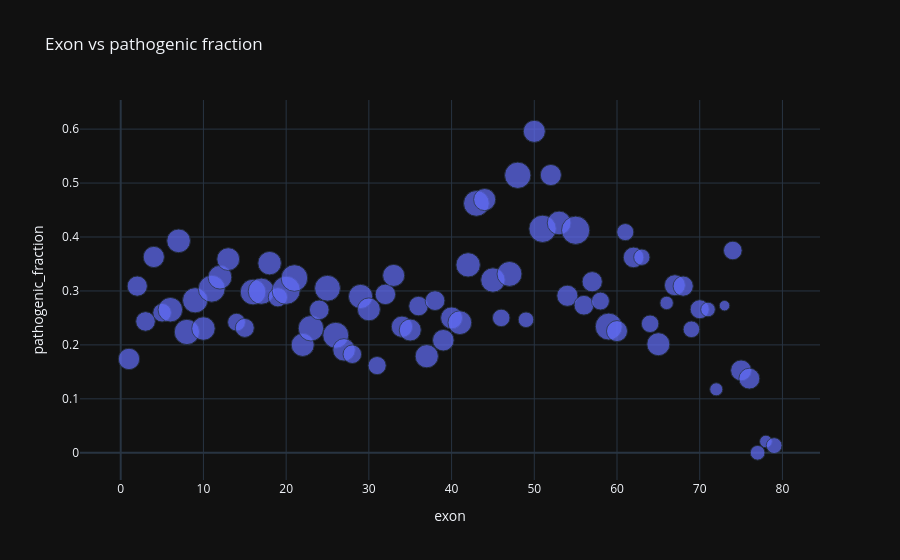

The notebook cell this image was saved under:
### Markdown cell above
## 8. 📊 exon vs pathogenic fraction scatter

### Code cell
tmp = d.dropna(subset=['exon_num']).copy()
tmp['exon'] = tmp['exon_num'].astype(int)
tbl = tmp.groupby('exon').agg(pathogenic_fraction=('pathogenic', 'mean'), count=('var_id', 'size')).reset_index()
fig = px.scatter(tbl, x='exon', y='pathogenic_fraction', size='count', title='Exon vs pathogenic fraction')
fig.show()

### Figure 1 — Plotly figure (JSON) as saved in the notebook; plotly's stock layout.template omitted (floating-point values rounded to 4 significant figures)
{"data": [{"hovertemplate": "exon=%{x}<br>pathogenic_fraction=%{y}<br>count=%{marker.size}<extra></extra>", "legendgroup": "", "marker": {"color": "#636efa", "size": [138, 123, 115, 135, 104, 181, 168, 192, 191, 165, 217, 169, 156, 95, 108, 198, 207, 165, 111, 239, 213, 160, 195, 117, 200, 202, 152, 104, 176, 158, 99, 126, 146, 137, 145, 114, 162, 117, 139, 144, 170, 178, 199, 147, 178, 92, 187, 208, 73, 146, 224, 134, 169, 134, 240, 117, 123, 96, 218, 133, 88, 127, 80, 92, 159, 54, 132, 123, 83, 109, 64, 51, 33, 104, 131, 131, 65, 48, 75], "sizemode": "area", "sizeref": 0.6, "symbol": "circle"}, "mode": "markers", "name": "", "orientation": "v", "showlegend": false, "x": [1, 2, 3, 4, 5, 6, 7, 8, 9, 10, 11, 12, 13, 14, 15, 16, 17, 18, 19, 20, 21, 22, 23, 24, 25, 26, 27, 28, 29, 30, 31, 32, 33, 34, 35, 36, 37, 38, 39, 40, 41, 42, 43, 44, 45, 46, 47, 48, 49, 50, 51, 52, 53, 54, 55, 56, 57, 58, 59, 60, 61, 62, 63, 64, 65, 66, 67, 68, 69, 70, 71, 72, 73, 74, 75, 76, 77, 78, 79], "xaxis": "x", "y": [0.1739, 0.3089, 0.2435, 0.363, 0.2596, 0.2652, 0.3929, 0.224, 0.2827, 0.2303, 0.3041, 0.3254, 0.359, 0.2421, 0.2315, 0.298, 0.2995, 0.3515, 0.2883, 0.3013, 0.3239, 0.2, 0.2308, 0.265, 0.305, 0.2178, 0.1908, 0.1827, 0.2898, 0.2658, 0.1616, 0.2937, 0.3288, 0.2336, 0.2276, 0.2719, 0.179, 0.2821, 0.2086, 0.25, 0.2412, 0.3483, 0.4623, 0.4694, 0.3202, 0.25, 0.3316, 0.5144, 0.2466, 0.5959, 0.4152, 0.5149, 0.426, 0.291, 0.4125, 0.2735, 0.3171, 0.2812, 0.2339, 0.2256, 0.4091, 0.3622, 0.3625, 0.2391, 0.2013, 0.2778, 0.3106, 0.3089, 0.2289, 0.2661, 0.2656, 0.1176, 0.2727, 0.375, 0.1527, 0.1374, 0.0, 0.02083, 0.01333], "yaxis": "y", "type": "scatter"}], "layout": {"xaxis": {"anchor": "y", "domain": [0.0, 1.0], "title": {"text": "exon"}}, "yaxis": {"anchor": "x", "domain": [0.0, 1.0], "title": {"text": "pathogenic_fraction"}}, "legend": {"tracegroupgap": 0, "itemsizing": "constant"}, "title": {"text": "Exon vs pathogenic fraction"}}}
